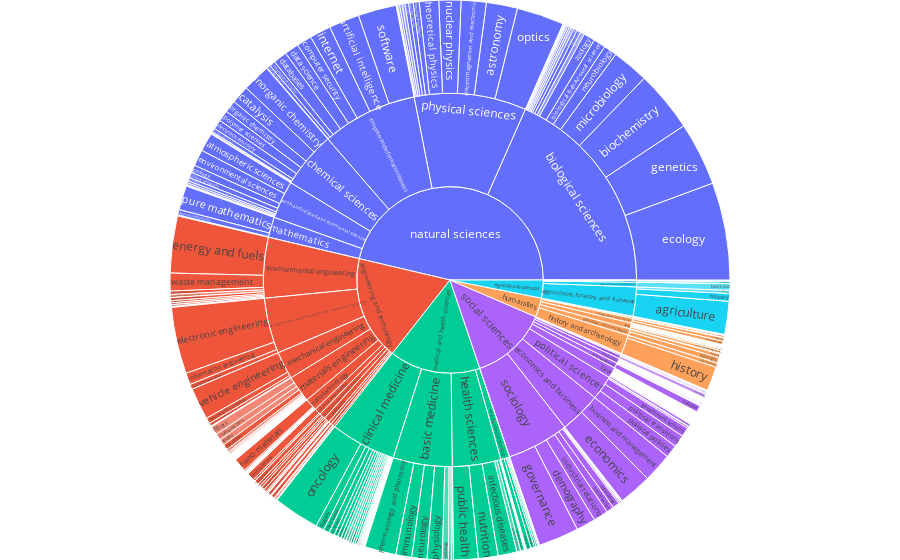

Notebook source saved alongside this figure:
### Markdown cell above
## Plot

### Code cell
# finally pick one metric and draw
metric = 'ec_max_contribution'
fig = go.Figure(go.Sunburst(
    labels=labels,
    parents=parents,
    values=values_dict[metric],
    branchvalues='total',
    maxdepth=3
))
fig.update_layout(margin=dict(t=0,l=0,r=0,b=0))
fig.show()

### Figure 1 — Plotly figure (JSON) as saved in the notebook; plotly's stock layout.template omitted (floating-point values rounded to 4 significant figures; data arrays with more than 128 entries replaced by an {"elided": "..."} marker saying what was removed)
{"data": [{"branchvalues": "total", "labels": {"elided": "912 str values"}, "maxdepth": 3, "parents": {"elided": "912 str values"}, "type": "sunburst", "values": {"elided": "912 int values"}}], "layout": {"margin": {"b": 0, "l": 0, "r": 0, "t": 0}}}
